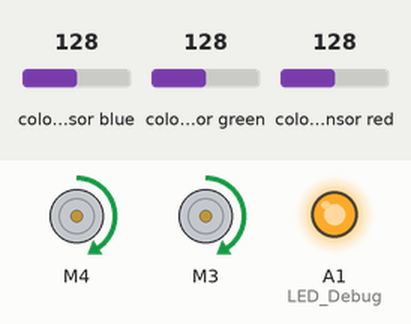
Recording of a sketch running on a simulated Arduino Uno, built with avr-gcc and run on an emulated ATmega328P. On the bench: 2 × DC motor (green arrow = forward, orange = backward, longer = faster), output pins drawn as LEDs (lit = HIGH). The inputs (shaded band) are chosen by the test bench; at power-on: colour sensor green 128, colour sensor red 128, colour sensor blue 128. What the sketch prints to the serial monitor is not drawn.

Above: at 1.2 s.
1.3 s: colour sensor green set to 5
At 1.68 s:
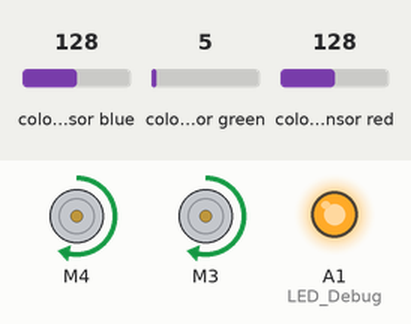
4.8 s: colour sensor green set to 64
At 5.6 s:
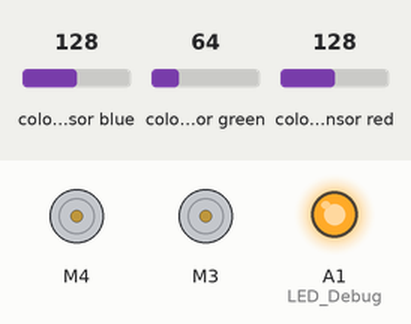
8.6 s: colour sensor red set to 5
At 11.8 s:
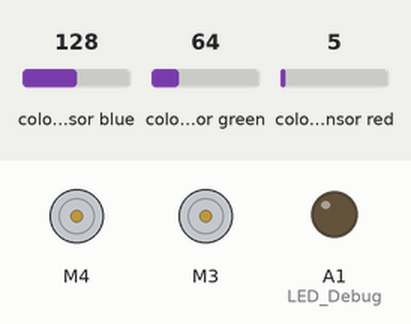
12.1 s: colour sensor green set to 191
Timing chart, 0 to 20.2 s (numbered marks = the images above; inputs shaded):
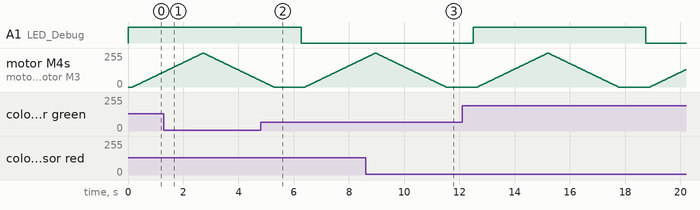

The sketch:

mainloop.ino
```cpp
#include <Wire.h>
#include "Adafruit_TCS34725softi2c.h"
#include <AFMotor.h>
// You can use any digital pin for emulate SDA / SCL
#define SDApinl 10 //Servo 1
#define SCLpinl 9 //Servo 2
#define SDApinr A0 //Yellow
#define SCLpinr 13 //Orange

/* Example code for the Adafruit TCS34725 breakout library */

/* Connect SCL    to analog 5
   Connect SDA    to analog 4
   Connect VDD    to 3.3V DC
   Connect GROUND to common ground */

/* Initialise with default values (int time = 2.4ms, gain = 1x) */
// Adafruit_TCS34725 tcs = Adafruit_TCS34725();
/* Initialise with specific int time and gain values */
Adafruit_TCS34725softi2c tcsl  = Adafruit_TCS34725softi2c(TCS34725_INTEGRATIONTIME_700MS, TCS34725_GAIN_1X, SDApinl, SCLpinl);
Adafruit_TCS34725softi2c tcsr  = Adafruit_TCS34725softi2c(TCS34725_INTEGRATIONTIME_700MS, TCS34725_GAIN_1X, SDApinr, SCLpinr);
// Adafruit_TCS34725 tcs_r = Adafruit_TCS34725(TCS34725_INTEGRATIONTIME_614MS, TCS34725_GAIN_1X);
const int LED_Debug = A1;
int LED_counter = 0; // Switches between 0 and 1

AF_DCMotor motorl = AF_DCMotor(4, MOTOR12_64KHZ);

AF_DCMotor motorr = AF_DCMotor(3, MOTOR12_64KHZ);


void setup(void) {
  Serial.begin(9600);
  if (tcsr.begin()) {
    Serial.println("Found right sensor");
  } else {
    Serial.println("No TCS34725 right found ... check your connections");
    while (1);
  }
  pinMode(LED_Debug, OUTPUT);
  if (tcsl.begin()) {
    Serial.println("Found left sensor");
  } else {
    Serial.println("No TCS34725 left found ... check your connections");
    while (1);
  }

  motorl.setSpeed(255);
  motorl.run(RELEASE);
  Serial.println("Left motor running");

  motorr.setSpeed(255);
  motorr.run(RELEASE);
  Serial.println("Right motor running");

  // Now we're ready to get readings!
}

void loop(void) {

  if (LED_counter == 0) {
    digitalWrite(LED_Debug, HIGH);
    LED_counter = 1;
    Serial.println("HIGH");
  } else {
    digitalWrite(LED_Debug, LOW);
    LED_counter = 0;
    Serial.println("LOW");
  }

  uint16_t rl, gl, bl, cl, colorTempl, luxl;
  uint16_t rr, gr, br, cr, colorTempr, luxr;
  tcsl.getRawData(&rl, &gl, &bl, &cl);
  tcsr.getRawData(&rr, &gr, &br, &cr);

  luxl = tcsl.calculateLux(rl, gl, bl);
  luxr = tcsr.calculateLux(rr, gr, br);

  Serial.println(" \n Left:");
  Serial.print("Lux: "); Serial.print(luxl, DEC); Serial.print(" - ");
  Serial.print("R: "); Serial.print(rl, DEC); Serial.print(" ");
  Serial.print("G: "); Serial.print(gl, DEC); Serial.print(" ");
  Serial.print("B: "); Serial.print(bl, DEC); Serial.print(" ");
  Serial.print("C: "); Serial.print(cl, DEC); Serial.print(" ");
  Serial.println(" \n Right:");
  Serial.print("Lux: "); Serial.print(luxl, DEC); Serial.print(" - ");
  Serial.print("R: "); Serial.print(rr, DEC); Serial.print(" ");
  Serial.print("G: "); Serial.print(gr, DEC); Serial.print(" ");
  Serial.print("B: "); Serial.print(br, DEC); Serial.print(" ");

  //motor stuff
  uint8_t i;

    // Turn on motor
    motorl.run(FORWARD);
    motorr.run(FORWARD);

    // Accelerate from zero to maximum speed
    for (i=0; i<255; i++)
    {
       motorl.setSpeed(i);
       motorr.setSpeed(i);
       delay(10);
    }

   // Decelerate from maximum speed to zero
    for (i=255; i!=0; i--)
    {
       motorl.setSpeed(i);
       motorr.setSpeed(i);
       delay(10);
    }
    // Now turn off motor
    motorl.run(RELEASE);
    motorr.run(RELEASE);
    delay(1000);
}
```
